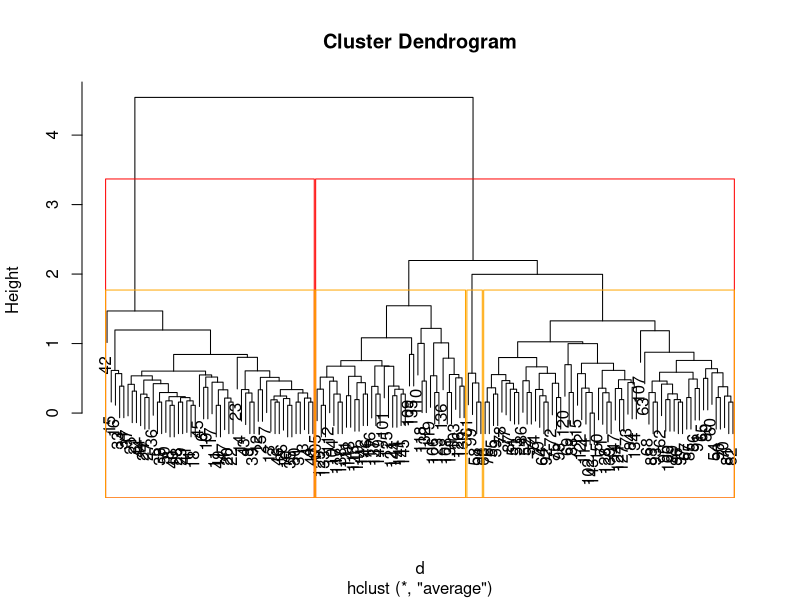

The R source for this figure:
#hierchial cluster

iris
iris1=iris
iris1
iris1$species=NULL
View(iris1)

d=dist(iris1, method = "euclidean")
d

hfit = hclust(d, method = "average")
plot(hfit)


grps = cutree(hfit,k=4)
grps

rect.hclust(hfit,k=2, border ="red")
rect.hclust(hfit, k=4, border = "orange")

